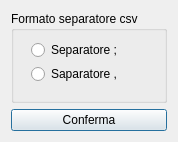
<?xml version="1.0" encoding="UTF-8"?>
<ui version="4.0">
 <class>DialogSeparatore</class>
 <widget class="QDialog" name="DialogSeparatore">
  <property name="geometry">
   <rect>
    <x>0</x>
    <y>0</y>
    <width>154</width>
    <height>142</height>
   </rect>
  </property>
  <property name="windowTitle">
   <string>Dialog</string>
  </property>
  <layout class="QGridLayout" name="gridLayout_2">
   <item row="0" column="0">
    <widget class="QGroupBox" name="groupBox">
     <property name="title">
      <string>Formato separatore csv</string>
     </property>
     <widget class="QWidget" name="">
      <property name="geometry">
       <rect>
        <x>20</x>
        <y>30</y>
        <width>86</width>
        <height>42</height>
       </rect>
      </property>
      <layout class="QGridLayout" name="gridLayout">
       <item row="0" column="0">
        <widget class="QRadioButton" name="r_puntoVirgola">
         <property name="text">
          <string>Separatore ;</string>
         </property>
        </widget>
       </item>
       <item row="1" column="0">
        <widget class="QRadioButton" name="r_virgola">
         <property name="text">
          <string>Saparatore ,</string>
         </property>
        </widget>
       </item>
      </layout>
     </widget>
    </widget>
   </item>
   <item row="1" column="0">
    <widget class="QPushButton" name="pushButton">
     <property name="text">
      <string>Conferma</string>
     </property>
    </widget>
   </item>
  </layout>
 </widget>
 <resources/>
 <connections/>
</ui>
